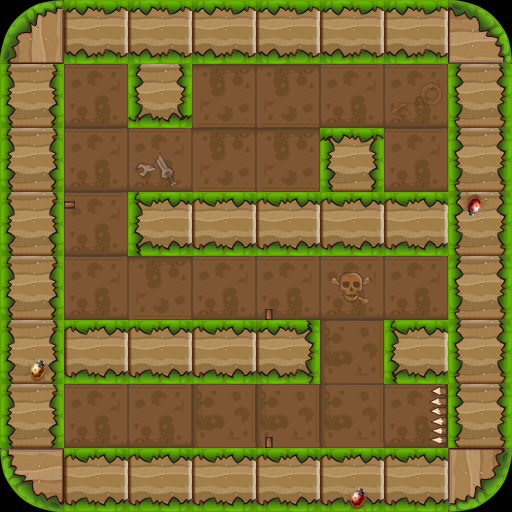

Tiled map render using the project's own tile images. Description and the map definition, with tile-layer contents summarised, below:
An orthogonal 8x8 tile map with 64x64 px tiles, 3 tile layers (bg1, fg1, fg2) and 24 objects (9x wall, 6x enemy, 2x banziL, ding, key, ...).

<map version="1.0" orientation="orthogonal" renderorder="right-down" width="8" height="8" tilewidth="64" tileheight="64">
 <properties>
  <property name="maxStep" value="23" />
 </properties>
 <tileset firstgid="1" name="lv2map" tilewidth="64" tileheight="64">
  <image source="lv2map.png" width="256" height="256" />
 </tileset>
 <layer name="bg1" width="8" height="8">
  <data>[64 cells, 64 non-empty, 3 distinct tile ids]</data>
 </layer>
 <layer name="fg1" width="8" height="8">
  <data>[64 cells, 40 non-empty, 6 distinct tile ids]</data>
 </layer>
 <layer name="fg2" width="8" height="8">
  <data>[64 cells, 6 non-empty, 3 distinct tile ids]</data>
 </layer>
 <objectgroup name="obj1">
  <object name="wall" x="0" y="0" width="64" height="512" />
  <object name="wall" x="448" y="0" width="64" height="512" />
  <object name="wall" x="0" y="0" width="512" height="64" />
  <object name="wall" x="0" y="448" width="512" height="64" />
  <object name="wall" x="320" y="128" width="64" height="128" />
  <object name="wall" x="128" y="192" width="384" height="64" />
  <object name="wall" x="128" y="0" width="64" height="128" />
  <object name="wall" x="0" y="320" width="320" height="64" />
  <object name="ding" x="435" y="384" width="13" height="64" />
  <object name="key" x="384" y="128" width="64" height="64">
   <properties>
    <property name="active" value="false" />
   </properties>
  </object>
  <object name="wall" x="384" y="320" width="128" height="64" />
  <object name="door" x="192" y="384" width="64" height="64" />
  <object name="player" x="384" y="128" width="64" height="64" />
  <object name="enemy" x="64" y="128" width="64" height="64" />
  <object name="enemy" x="192" y="128" width="64" height="64" />
  <object name="enemy" x="128" y="384" width="64" height="64" />
  <object name="banziL" x="256" y="384" width="13" height="64">
   <properties>
    <property name="isOver" value="false" />
   </properties>
  </object>
  <object name="banzi" x="64" y="192" width="64" height="13" />
  <object name="banziL" x="256" y="256" width="13" height="64">
   <properties>
    <property name="isOver" value="false" />
   </properties>
  </object>
  <object name="enemy" x="320" y="384" width="64" height="64" />
  <object name="enemy" x="192" y="256" width="64" height="64" />
  <object name="enemy" x="384" y="256" width="64" height="64" />
  <object name="fazhen_B" x="64" y="64" width="64" height="64">
   <properties>
    <property name="target" value="fazhen_A" />
   </properties>
  </object>
  <object name="fazhen_A" x="64" y="384" width="64" height="64">
   <properties>
    <property name="target" value="fazhen_B" />
   </properties>
  </object>
 </objectgroup>
</map>
